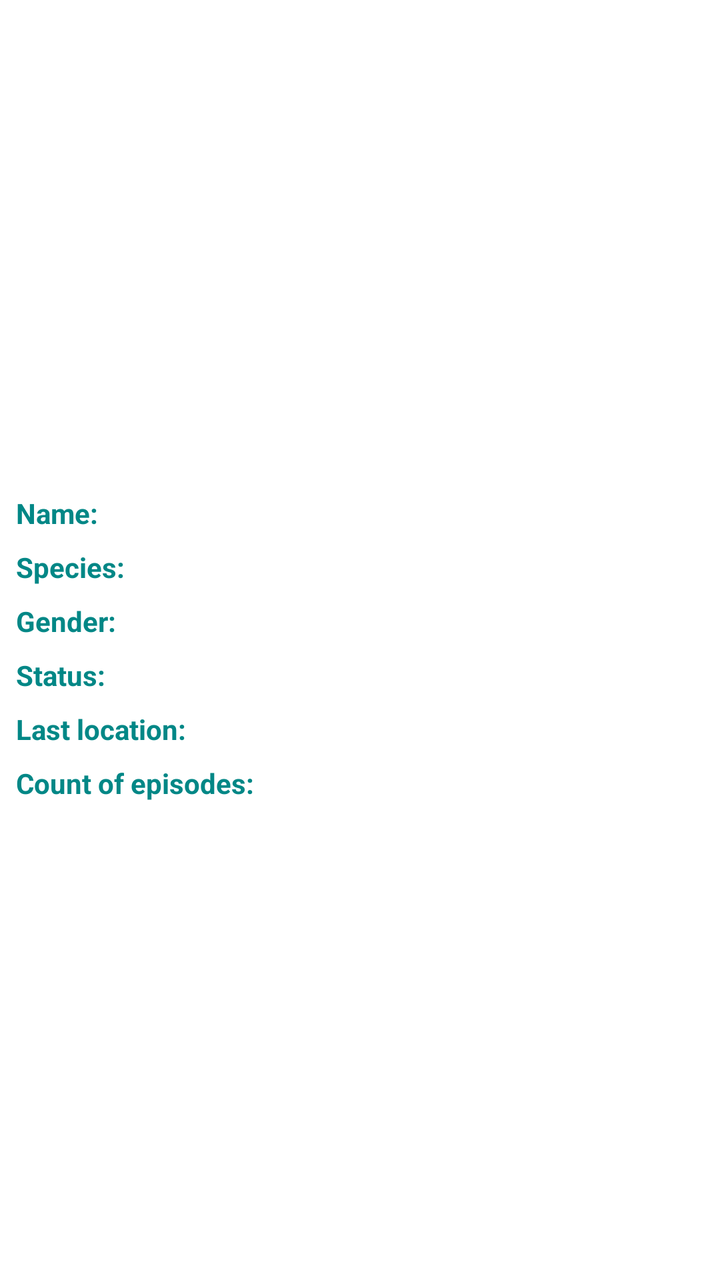
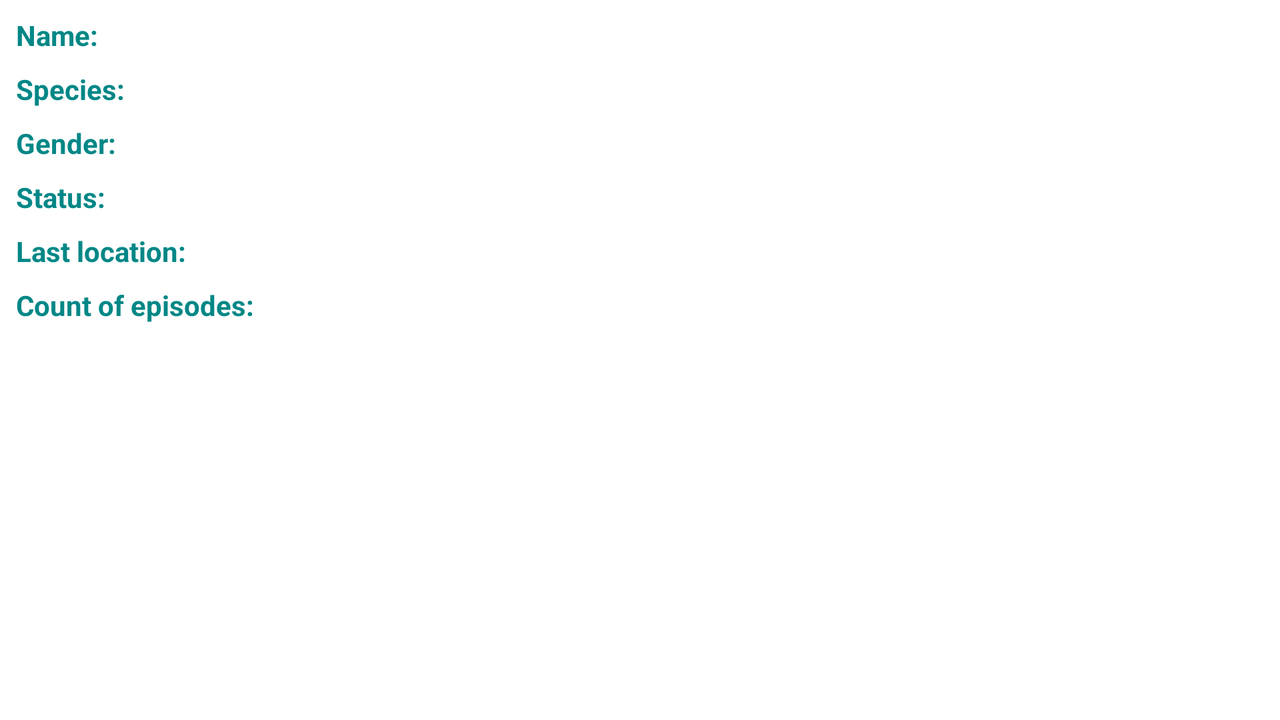

An Android layout and its configuration variant, each rendered on a device that would load it. The default file and the variant file are quoted in full after the pictures.
<!-- AndroidManifest.xml: application theme Theme.RickAndMorty -->
<!-- res/layout/activity_detail.xml -->
<?xml version="1.0" encoding="utf-8"?>
<androidx.constraintlayout.widget.ConstraintLayout xmlns:android="http://schemas.android.com/apk/res/android"
    xmlns:app="http://schemas.android.com/apk/res-auto"
    xmlns:tools="http://schemas.android.com/tools"
    android:layout_width="match_parent"
    android:layout_height="match_parent"
    tools:context=".DetailActivity">

    <ImageView
        android:id="@+id/imageViewAvatarCharacter"
        android:layout_width="0dp"
        android:layout_height="wrap_content"
        android:adjustViewBounds="true"
        android:contentDescription="@string/description_image_character"
        app:layout_constraintEnd_toEndOf="parent"
        app:layout_constraintStart_toStartOf="parent"
        app:layout_constraintTop_toTopOf="parent"
        tools:srcCompat="@tools:sample/avatars" />

    <include
        layout="@layout/info_character"
        android:id="@+id/characterInfo"
        android:layout_width="0dp"
        android:layout_height="wrap_content"
        app:layout_constraintTop_toBottomOf="@+id/imageViewAvatarCharacter"
        app:layout_constraintStart_toStartOf="parent"
        app:layout_constraintEnd_toEndOf="parent"
        app:layout_constraintBottom_toBottomOf="parent"/>

</androidx.constraintlayout.widget.ConstraintLayout>
<!-- res/layout/info_character.xml (included above) -->
<?xml version="1.0" encoding="utf-8"?>
<androidx.constraintlayout.widget.ConstraintLayout xmlns:android="http://schemas.android.com/apk/res/android"
    xmlns:app="http://schemas.android.com/apk/res-auto"
    xmlns:tools="http://schemas.android.com/tools"
    android:layout_width="match_parent"
    android:layout_height="match_parent">

    <androidx.constraintlayout.widget.Guideline
        android:id="@+id/guidelineCenter"
        android:layout_width="wrap_content"
        android:layout_height="wrap_content"
        android:orientation="vertical"
        app:layout_constraintGuide_percent="0.5" />

    <TextView
        android:id="@+id/textViewLabelName"
        style="@style/TextLabelStyle"
        android:layout_width="wrap_content"
        android:layout_height="wrap_content"
        android:text="@string/text_label_name"
        app:layout_constraintStart_toStartOf="parent"
        app:layout_constraintTop_toTopOf="parent" />

    <TextView
        android:id="@+id/textViewNameCharacter"
        style="@style/TextStyle"
        android:layout_width="wrap_content"
        android:layout_height="wrap_content"
        app:layout_constraintStart_toStartOf="@+id/guidelineCenter"
        app:layout_constraintTop_toTopOf="parent" />

    <TextView
        android:id="@+id/textViewLabelSpeciesCharacter"
        style="@style/TextLabelStyle"
        android:layout_width="wrap_content"
        android:layout_height="wrap_content"
        android:text="@string/text_label_species"
        app:layout_constraintStart_toStartOf="parent"
        app:layout_constraintTop_toBottomOf="@+id/textViewNameCharacter" />

    <TextView
        android:id="@+id/textViewSpeciesCharacter"
        style="@style/TextStyle"
        android:layout_width="wrap_content"
        android:layout_height="wrap_content"
        app:layout_constraintStart_toStartOf="@+id/guidelineCenter"
        app:layout_constraintTop_toBottomOf="@+id/textViewNameCharacter" />

    <TextView
        android:id="@+id/textViewLabelGenderCharacter"
        style="@style/TextLabelStyle"
        android:layout_width="wrap_content"
        android:layout_height="wrap_content"
        android:text="@string/text_label_gender"
        app:layout_constraintStart_toStartOf="parent"
        app:layout_constraintTop_toBottomOf="@+id/textViewLabelSpeciesCharacter" />

    <TextView
        android:id="@+id/textViewGenderCharacter"
        style="@style/TextStyle"
        android:layout_width="wrap_content"
        android:layout_height="wrap_content"
        app:layout_constraintStart_toStartOf="@+id/guidelineCenter"
        app:layout_constraintTop_toBottomOf="@+id/textViewSpeciesCharacter" />

    <TextView
        android:id="@+id/textViewLabelStatusCharacter"
        style="@style/TextLabelStyle"
        android:layout_width="wrap_content"
        android:layout_height="wrap_content"
        android:text="@string/text_label_status"
        app:layout_constraintStart_toStartOf="parent"
        app:layout_constraintTop_toBottomOf="@+id/textViewLabelGenderCharacter" />

    <TextView
        android:id="@+id/textViewStatusCharacter"
        style="@style/TextStyle"
        android:layout_width="wrap_content"
        android:layout_height="wrap_content"
        app:layout_constraintStart_toStartOf="@+id/guidelineCenter"
        app:layout_constraintTop_toBottomOf="@+id/textViewGenderCharacter" />

    <TextView
        android:id="@+id/textViewLabelLocationCharacter"
        style="@style/TextLabelStyle"
        android:layout_width="wrap_content"
        android:layout_height="wrap_content"
        android:text="@string/text_label_location"
        app:layout_constraintStart_toStartOf="parent"
        app:layout_constraintTop_toBottomOf="@+id/textViewLabelStatusCharacter" />

    <TextView
        android:id="@+id/textViewLocationCharacter"
        style="@style/TextStyle"
        android:layout_width="wrap_content"
        android:layout_height="wrap_content"
        app:layout_constraintStart_toStartOf="@+id/guidelineCenter"
        app:layout_constraintTop_toBottomOf="@+id/textViewStatusCharacter" />

    <TextView
        android:id="@+id/textViewLabelCountOfEpisodes"
        style="@style/TextLabelStyle"
        android:layout_width="wrap_content"
        android:layout_height="wrap_content"
        android:text="@string/text_label_count_of_episodes"
        app:layout_constraintStart_toStartOf="parent"
        app:layout_constraintTop_toBottomOf="@+id/textViewLabelLocationCharacter" />

    <TextView
        android:id="@+id/textViewCountOfEpisodes"
        style="@style/TextStyle"
        android:layout_width="wrap_content"
        android:layout_height="wrap_content"
        app:layout_constraintStart_toStartOf="@+id/guidelineCenter"
        app:layout_constraintTop_toBottomOf="@+id/textViewLocationCharacter" />


</androidx.constraintlayout.widget.ConstraintLayout>
<!-- resources referenced by this layout -->
<resources>
  <string name="description_image_character">Character Image</string>
  <string name="text_label_count_of_episodes">Count of episodes:</string>
  <string name="text_label_gender">Gender:</string>
  <string name="text_label_location">Last location:</string>
  <string name="text_label_name">Name:</string>
  <string name="text_label_species">Species:</string>
  <string name="text_label_status">Status:</string>
  <style name="TextLabelStyle">
          <item name="android:layout_width">wrap_content</item>
          <item name="android:layout_height">wrap_content</item>
          <item name="android:textStyle">bold</item>
          <item name="android:textColor">@color/teal_700</item>
          <item name="android:textSize">@dimen/text_size</item>
          <item name="android:layout_marginTop">@dimen/margin_8_size</item>
          <item name="android:layout_marginStart">@dimen/margin_8_size</item>
      </style>
  <style name="TextStyle">
          <item name="android:layout_width">wrap_content</item>
          <item name="android:layout_height">wrap_content</item>
          <item name="android:textColor">@color/black</item>
          <item name="android:textSize">@dimen/text_size</item>
          <item name="android:layout_marginTop">@dimen/margin_8_size</item>
          <item name="android:layout_marginStart">@dimen/margin_8_size</item>
      </style>
  <style name="Theme.RickAndMorty" parent="Theme.MaterialComponents.DayNight.DarkActionBar">
          
          <item name="colorPrimary">@color/purple_500</item>
          <item name="colorPrimaryVariant">@color/purple_700</item>
          <item name="colorOnPrimary">@color/white</item>
          
          <item name="colorSecondary">@color/teal_200</item>
          <item name="colorSecondaryVariant">@color/teal_700</item>
          <item name="colorOnSecondary">@color/black</item>
          
          <item name="android:statusBarColor" tools:targetApi="l">?attr/colorPrimaryVariant</item>
          
      </style>
  <dimen name="text_size">14sp</dimen>
  <dimen name="margin_8_size">8dp</dimen>
</resources>
<!-- res/layout-land/activity_detail.xml (the repository's variant of the layout above) -->
<!-- drawn on the phone turned sideways -->
<?xml version="1.0" encoding="utf-8"?>
<androidx.constraintlayout.widget.ConstraintLayout xmlns:android="http://schemas.android.com/apk/res/android"
    xmlns:app="http://schemas.android.com/apk/res-auto"
    xmlns:tools="http://schemas.android.com/tools"
    android:layout_width="match_parent"
    android:layout_height="match_parent"
    tools:context=".DetailActivity">

    <ImageView
        android:id="@+id/imageViewAvatarCharacter"
        android:layout_width="wrap_content"
        android:layout_height="0dp"
        android:adjustViewBounds="true"
        android:contentDescription="@string/description_image_character"
        app:layout_constraintStart_toStartOf="parent"
        app:layout_constraintTop_toTopOf="parent"
        app:layout_constraintBottom_toBottomOf="parent"
        tools:srcCompat="@tools:sample/avatars" />
<ScrollView
    android:layout_width="0dp"
    android:layout_height="wrap_content"
    app:layout_constraintTop_toTopOf="parent"
    app:layout_constraintStart_toEndOf="@+id/imageViewAvatarCharacter"
    app:layout_constraintEnd_toEndOf="parent">

    <include
        layout="@layout/info_character"
        android:id="@+id/characterInfo"
        android:layout_width="wrap_content"
        android:layout_height="wrap_content" />
</ScrollView>

</androidx.constraintlayout.widget.ConstraintLayout>
